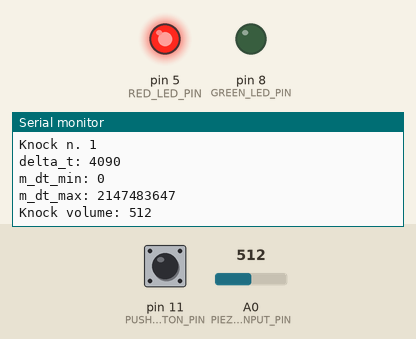
Recording of a sketch running on a simulated Arduino Uno, built with avr-gcc and run on an emulated ATmega328P. Parts: output pins drawn as LEDs (lit = HIGH), the last lines printed to the serial monitor. The test bench sets the inputs (shaded band); at power-on: A0 (PIEZO_INPUT_PIN) = 512, pin 11 (PUSHBUTTON_PIN) LOW.

Above: at 4.3 s.
4.4 s: A0 (PIEZO_INPUT_PIN) set to 992
At 4.49 s:
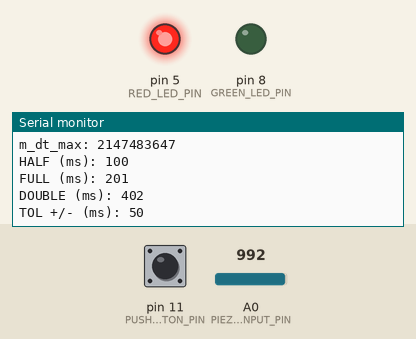
7.4 s: A0 (PIEZO_INPUT_PIN) set to 1008
At 7.69 s:
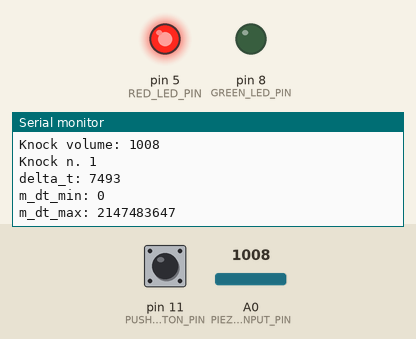
Timing chart, 0 to 10.4 s (numbered marks = the images above; inputs shaded):
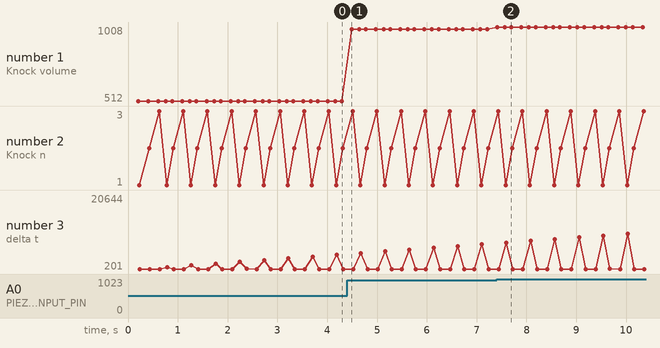

Measured:
- the behaviour switches between 999 and 1000 on A0 (PIEZO_INPUT_PIN) (found by bisection; images 1 and 2)
- after the input at 7.4 s, the serial monitor: prints a new line at once (image 2)
- plotted number 1: 512 → 992 after the input at 4.4 s, 992 → 1008 after the input at 7.4 s

The sketch:

knock_lock.ino
```cpp
/**
 * This is a variation on project n. 12 into the starter kit manual.
 *
 * I am not using a motor. I simply used a red and a green led.
 * The green led is switched on only if the correct sequence, with
 * the correct timing, is knocked. This is a lot more complicated
 * than simply checking the total number of knocks in a certain
 * period. The code is quite complex, because it must check also
 * that the knocs are released with the correct rhythm. The expected
 * duration of all the knocks is discovered after the second knock
 * is released. So you can release the knocks slowly or quickly,
 * but you have to knock with the right rhythm!!! Don't release
 * knocks too quickly, because the piezo could miss some of them.
 *
 * I am using again the observer design pattern.
 *
 * NOTE: I noticed that the piezo is not so sensitive to light knocks.
 * I had to knock on the breadboard or on the piezo itself. It is better
 * not to knock on the piezo, for not risking to damage it.
 *
 * Here is a link to a video showing how it works:
 * https://youtu.be/AiqKzhbjb60
 *
 * Author: Michele De Stefano
 */

static uint8_t const  PIEZO_INPUT_PIN = A0;
static uint8_t const  RED_LED_PIN = 5;
static uint8_t const  GREEN_LED_PIN = 8;
static uint8_t const  PUSHBUTTON_PIN = 11;
static unsigned long const BUTTON_DELAY_MILLIS = 250;

class LedsController {
public:

  void init() {
    pinMode(RED_LED_PIN, OUTPUT);
    pinMode(GREEN_LED_PIN, OUTPUT);
    reset();
  }

  void reset() {
    m_red_state = HIGH;
    switch_leds();
  }

  void switch_state() {
    m_red_state = !m_red_state;
    switch_leds();
  }

  void step() {}

private:

  void switch_leds() {
    digitalWrite(RED_LED_PIN, m_red_state);
    digitalWrite(GREEN_LED_PIN, !m_red_state);
  }

private:

  uint8_t m_red_state = LOW;
};


class SequenceDetector {

  typedef enum {
    HALF = 0,     // Half pause
    FULL = 1,     // Full pause
    DOUBLE = 2,   // Double pause
    INF = 3
  } PauseType;

public:

  SequenceDetector(LedsController* const leds_controller) : m_leds_controller(leds_controller) {
    m_pause_len[INF] = INT32_MAX;
  }

  void init() {
    reset();
  }

  void reset() {
    m_t0 = 0;
    m_dt_min = 0;
    m_dt_max = INT32_MAX;
    m_knock_index = 0;
    m_leds_controller->reset();
    Serial.println("Ready to receive the sequence");
  }

  void step() {
    int knock_volume = analogRead(PIEZO_INPUT_PIN);
    long t = millis();
    long delta_t = t - m_t0;
    if (delta_t > 200 && m_knock_index < k_sequence_length && knock_volume > k_knock_volume_threshold) {
      // A sufficiently loud knock has been detected
      ++m_knock_index;
      Serial.print("Knock volume: ");
      Serial.println(knock_volume);

      Serial.print("Knock n. ");
      Serial.println(m_knock_index);
      Serial.print("delta_t: ");
      Serial.println(delta_t);
      Serial.print("m_dt_min: "); Serial.println(m_dt_min);
      Serial.print("m_dt_max: "); Serial.println(m_dt_max);
      if (delta_t < m_dt_min || delta_t > m_dt_max) {
        // The detected knock was out of time
        Serial.println("Last knock was out of time. Resetting.");
        reset();
        return;
      }
      // The detected knock was at the right time
      if (m_knock_index == 2) init_pause_lengths(delta_t);

      if (m_knock_index >= 2) {
        // Prepare parameters for detecting if the next knock is at the right time
        PauseType expected_pause = k_expected_pauses[m_knock_index];
        long expected_pause_len = m_pause_len[expected_pause];
        m_dt_min = expected_pause_len - m_pause_tol;
        m_dt_max = expected_pause_len + m_pause_tol;
      }
      m_t0 = t;
      if (m_knock_index == k_sequence_length) {
        // The last detected valid knock in the sequence unlocks the leds
        notify_led_controller();
        Serial.print("Unlocked!!!");
      }
    }
  }

private:

  void init_pause_lengths(long delta_t) {
    // This inits the expected durations on the basis of the delay between the first two knocks
    long const full_millis = delta_to_full(delta_t, k_expected_pauses[1]);
    m_pause_len[FULL]   = full_millis;
    m_pause_len[HALF]   = full_millis >> 1;
    m_pause_len[DOUBLE] = full_millis << 1;
    m_pause_tol = round(full_millis * 0.25);
    Serial.print("HALF (ms): "); Serial.println(m_pause_len[HALF]);
    Serial.print("FULL (ms): "); Serial.println(m_pause_len[FULL]);
    Serial.print("DOUBLE (ms): "); Serial.println(m_pause_len[DOUBLE]);
    Serial.print("TOL +/- (ms): "); Serial.println(m_pause_tol);
  }

  long delta_to_full(long delta_t, PauseType pause) {
    if (pause == FULL) return delta_t;
    if (pause == HALF) return delta_t >> 1;
    return delta_t << 1;
  }

  void notify_led_controller() {
    m_leds_controller->switch_state();
  }

private:

  static PauseType const  k_expected_pauses[];

  static uint8_t const    k_sequence_length;

  static int const        k_knock_volume_threshold = 150;

  LedsController* const   m_leds_controller;

  long m_pause_len[4];

  long m_pause_tol = 0;

  long m_t0;

  long m_dt_min;

  long m_dt_max;

  uint8_t m_knock_index;
};

/*
 * Here below you define your "secret knock password". The notation is analogous to the one used in music for pauses.
 * You have to imagine to knock BETWEEN the pauses, i.e. where you see the commas AND after the last pause.
 */
SequenceDetector::PauseType const SequenceDetector::k_expected_pauses[] = {INF, FULL, DOUBLE, HALF};

uint8_t const   SequenceDetector::k_sequence_length = sizeof(SequenceDetector::k_expected_pauses) / sizeof(SequenceDetector::k_expected_pauses[0]);


class PushbuttonObserver {
public:

  PushbuttonObserver(SequenceDetector* const sequence_detector) : m_sequence_detector(sequence_detector) {}

  void init() {
    pinMode(PUSHBUTTON_PIN, INPUT);
  }

  void step() {
    if (!m_was_pushed && digitalRead(PUSHBUTTON_PIN) == HIGH) {
      m_was_pushed = true;
      m_push_t = millis();
    } else if (m_was_pushed && digitalRead(PUSHBUTTON_PIN) == LOW && millis() - m_push_t >= BUTTON_DELAY_MILLIS) {
      Serial.println("Push button pressed: resetting.");
      m_sequence_detector->reset();
      m_was_pushed = false;
      m_push_t = 0;
    }
  }

private:

  SequenceDetector* const m_sequence_detector;

  bool m_was_pushed = false;

  unsigned long m_push_t = 0;
};


static LedsController     leds_controller;
static SequenceDetector   sequence_detector(&leds_controller);
static PushbuttonObserver button_observer(&sequence_detector);

void setup() {
  Serial.begin(9600);
  leds_controller.init();
  sequence_detector.init();
  button_observer.init();
}

void loop() {
  leds_controller.step();
  sequence_detector.step();
  button_observer.step();
}
```
